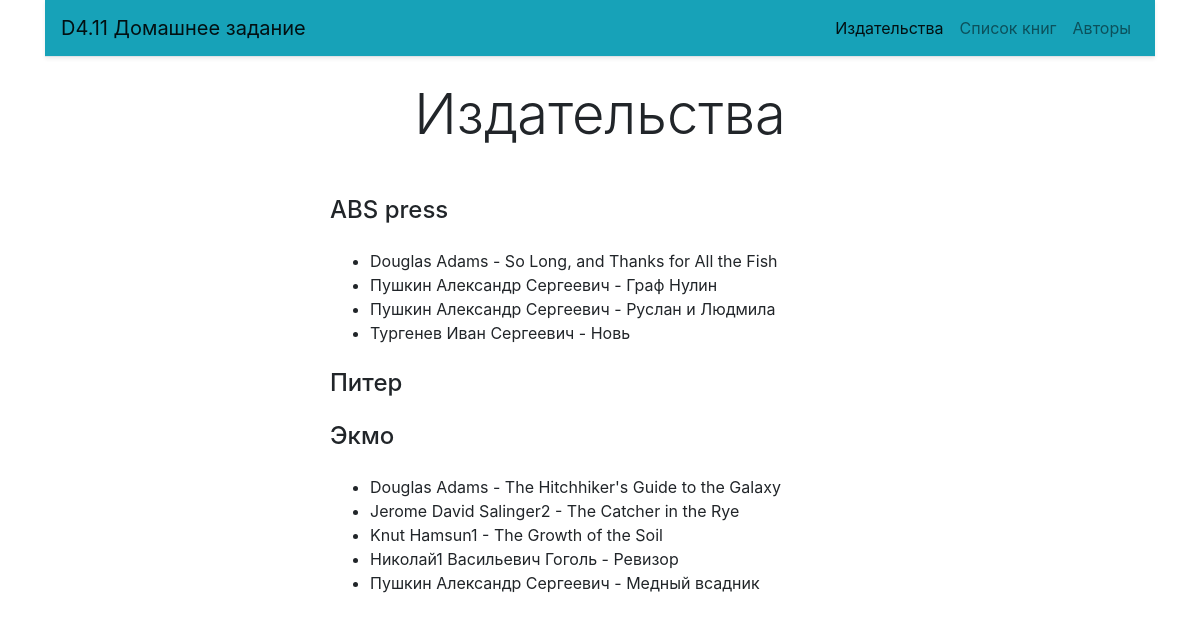
/pubhouse/, run on the app's committed database.
### p_library/models.py (models this page shows, shortened)
class PubHouse(models.Model):
    name = models.CharField(max_length=100, verbose_name='Наименование издательства', unique=True)
    class Meta:
        verbose_name = 'Издательство'
        verbose_name_plural = 'Издательства'
        ordering = ['name']

### p_library/views.py (the view)
# urls.py: path('pubhouse/', views.pubhouse_list, name='pubhouse'),
def pubhouse_list(request):
    template = loader.get_template('pubhouse_list.html')
    pubhouse = PubHouse.objects.all().order_by('name')
    cont = []
    for item in pubhouse:
        books = Book.objects.filter(pubhouse=item.id).order_by('author__full_name', 'title')
        c_inc = []
        for book in books:
            c_inc.append(book.author.full_name + ' - ' + book.title)
        pub_inc = {}
        pub_inc[item.name] = c_inc
        cont.append(pub_inc)
    biblio_data = {
        "objects_list": cont,
    }
    return HttpResponse(template.render(biblio_data, request))

### p_library/templates/pubhouse_list.html (shortened to what this page needs)
{% extends 'base.html' %}
{% block content %}
    <h3 class="display-4 text-center my-4">Издательства</h3>
    <div class="row">
        <div class="col-md-6 mx-auto">
            {% for item in objects_list %}
                {% for key, values in item.items %}
                    <h4 class="display-6 my-4">{{ key }}</h4>
                    <ul>
                        {% for title in values %}
                        <li>
                            {{ title }}
                        </li>
                        {% endfor %}
                    </ul>
                {% endfor %}
            {% endfor %}
        </div>
    </div>
{% endblock %}

### data on the page
PubHouse: item "ABS press"
PubHouse: item "Питер"
PubHouse: item "Экмо"

### other printed values
{{ title }} "Douglas Adams - So Long, and Thanks for All the Fish" "Пушкин Александр Сергеевич - Граф Нулин" "Пушкин Александр Сергеевич - Руслан и Людмила" "Тургенев Иван Сергеевич - Новь" "Douglas Adams - The Hitchhiker's Guide to the Galaxy" "Jerome David Salinger2 - The Catcher in the Rye" "Knut Hamsun1 - The Growth of the Soil" "Николай1 Васильевич Гоголь - Ревизор" "Пушкин Александр Сергеевич - Медный всадник"
